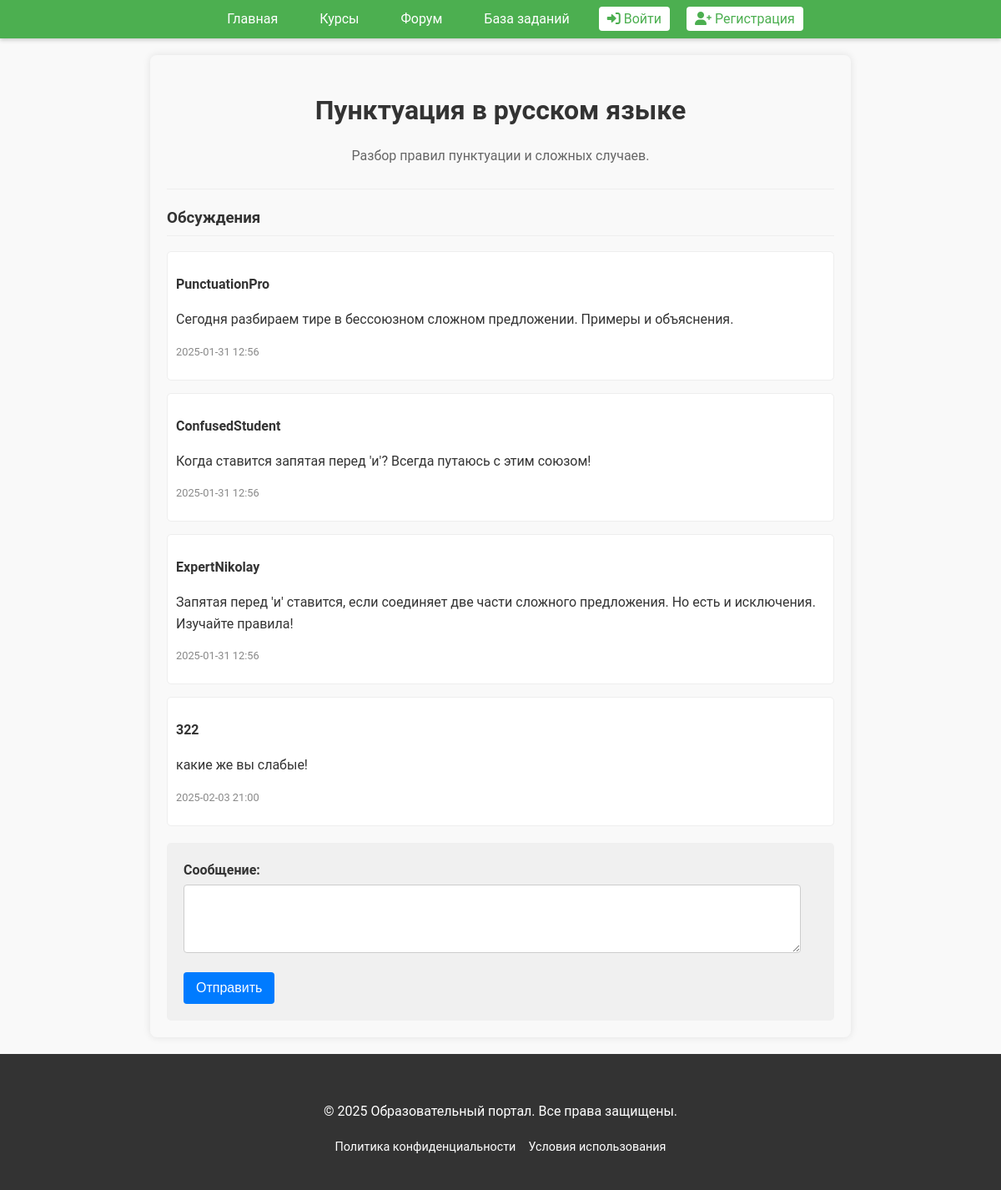
/forum/topic/3?sid=, run on the app's committed database.
### tables this page shows
CREATE TABLE themes (
            id INTEGER PRIMARY KEY AUTOINCREMENT,
            title TEXT NOT NULL,
            description TEXT,
            url TEXT NOT NULL,
            created_at TIMESTAMP DEFAULT CURRENT_TIMESTAMP
        );

CREATE TABLE post (
            id INTEGER PRIMARY KEY AUTOINCREMENT,
            theme_id INTEGER NOT NULL,
            author TEXT NOT NULL,
            content TEXT NOT NULL,
            created_at TIMESTAMP DEFAULT CURRENT_TIMESTAMP
        );

### forum_main_page.py (the view)
@app.route('/forum/topic/<theme_id>', methods=['GET', 'POST'])
def show_theme(theme_id):
    if request.method == 'POST':
        au = request.form['author']
        cont = request.form['content']
        add_new_message(theme_id, au, cont)
    theme = get_theme_by_id(theme_id)
    posts = get_messages_by_theme_id(theme_id)
    return render_template('theme_page.html', theme=theme, posts=posts)

### get_themebyid.py (called while the page is built)
def get_theme_by_id(theme_id):
    conn = sqlite3.connect('forum.db')
    cursor = conn.cursor()
    cursor.execute("SELECT id, title, description, url FROM themes WHERE id=?", (theme_id,))
    theme = cursor.fetchone()
    conn.close()
    if theme:
        return list(theme)  # Convert the tuple to a list
    else:
        return []  # Return an empty list if no theme found

def get_messages_by_theme_id(theme_id):
    conn = sqlite3.connect('forum.db')
    cursor = conn.cursor()
    cursor.execute(
        "SELECT author, content, created_at FROM post WHERE theme_id = ? ORDER BY created_at",
        (theme_id,),
    )
    posts = cursor.fetchall()
    conn.close()
    return posts

### templates/theme_page.html (shortened to what this page needs)
{% extends 'base.html' %}
{% block content %}
<html lang="ru">
<head>
    <link rel="stylesheet" href="../../static/css/index.css">
    <link rel="stylesheet" href="../../static/css/forum.css">
</head>
<body>
<div class="theme-container">
    <div class="theme-header">
        <h1>{{ theme[1] }}</h1>
        <p>{{ theme[2] }}</p>
    </div>
    <div class="theme-content">
        <h3>Обсуждения</h3>
        {% for post in posts %}
        <div class="post">
            <p><strong>{{post[0]}}</strong></p>
            <p>{{ post[1] }}</p>
            <p class="created-at">{{ post[2][:-3]}}</p>
        </div>
        {% endfor %}
        <div class="new-post-form">
            <form method="post">
                <div class="form-group">
                    <label for="content">Сообщение:</label>
                    <textarea id="content" name="content" rows="4" required></textarea>
                </div>
                <button type="submit" class="btn-submit">Отправить</button>
            </form>
        </div>
    </div>
</div>
</body>
</html>
{% endblock %}

### static/css/index.css (style rules this page uses)
body { font-family: 'Roboto', sans-serif; margin: 0; padding: 0; background-color: #f9f9f9; color: #333; line-height: 1.6; height: 100%; display: flex; flex-direction: column; min-height: 100vh; }
.form-group { margin-bottom: 25px; }

### static/css/forum.css (style rules this page uses)
.theme-container { max-width: 800px; margin: 20px auto; padding: 20px; background-color: #f9f9f9; border-radius: 8px; box-shadow: 0 0 10px rgba(0, 0, 0, 0.1); }
.theme-header { border-bottom: 1px solid #eee; padding-bottom: 10px; margin-bottom: 20px; text-align: center; }
.theme-header h1 { margin-bottom: 10px; color: #333; text-align: center; }
.theme-header p { color: #666; text-align: center; }
.theme-content h3 { border-bottom: 1px solid #eee; padding-bottom: 5px; }
.post { margin-top: 15px; padding: 10px; background-color: white; border: 1px solid #eee; border-radius: 5px; }
.new-post-form { background-color: #f0f0f0; padding: 20px; margin-top: 20px; border-radius: 5px; }
.form-group { margin-bottom: 15px; }
.form-group label { display: block; margin-bottom: 5px; font-weight: bold; }
.form-group input, .form-group textarea { width: calc(100% - 20px); padding: 10px; border: 1px solid #ccc; border-radius: 4px; box-sizing: border-box; }
.btn-submit { background-color: #007bff; color: white; padding: 10px 15px; border: none; border-radius: 4px; cursor: pointer; font-size: 1em; transition: background-color 0.3s; }
.post .created-at { font-size: 0.8em; color: #888; margin-top: 5px; }

### data on the page
themes: title "Пунктуация в русском языке", description "Разбор правил пунктуации и сложных случаев."
post: author "PunctuationPro", content "Сегодня разбираем тире в бессоюзном сложном предложении. Примеры и объяснения.", created_at "2025-01-31 12:56"
post: author "ConfusedStudent", content "Когда ставится запятая перед 'и'? Всегда путаюсь с этим союзом!", created_at "2025-01-31 12:56"
post: author "ExpertNikolay", content "Запятая перед 'и' ставится, если соединяет две части сложного предложения. Но есть и исключения. Изучайте правила!", created_at "2025-01-31 12:56"
post: author "322", content "какие же вы слабые!", created_at "2025-02-03 21:00"
